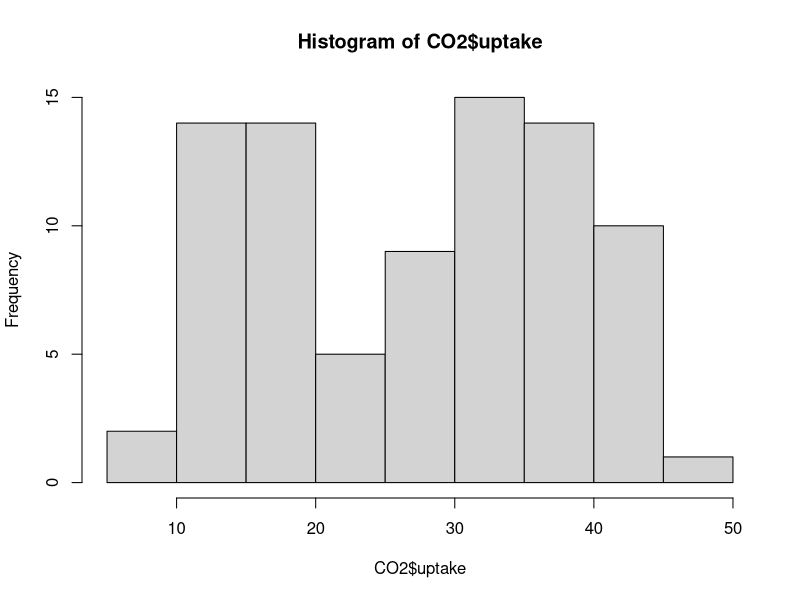
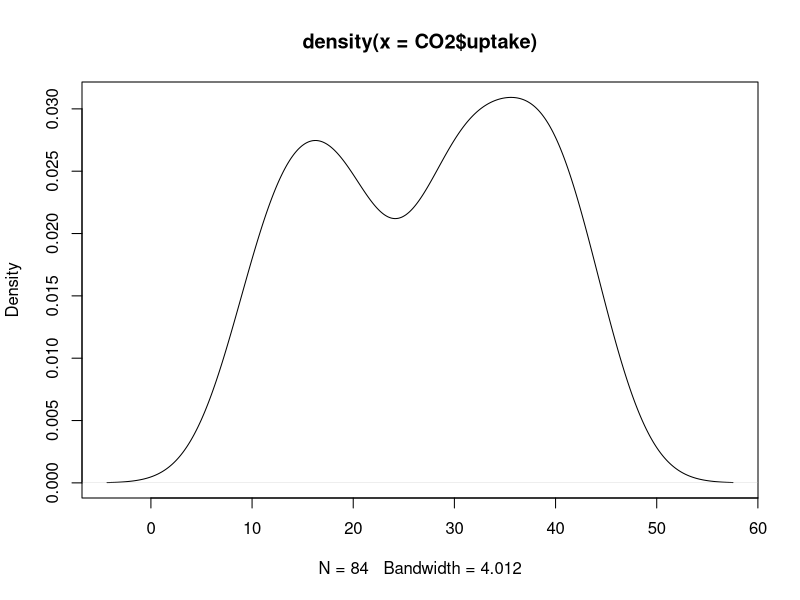
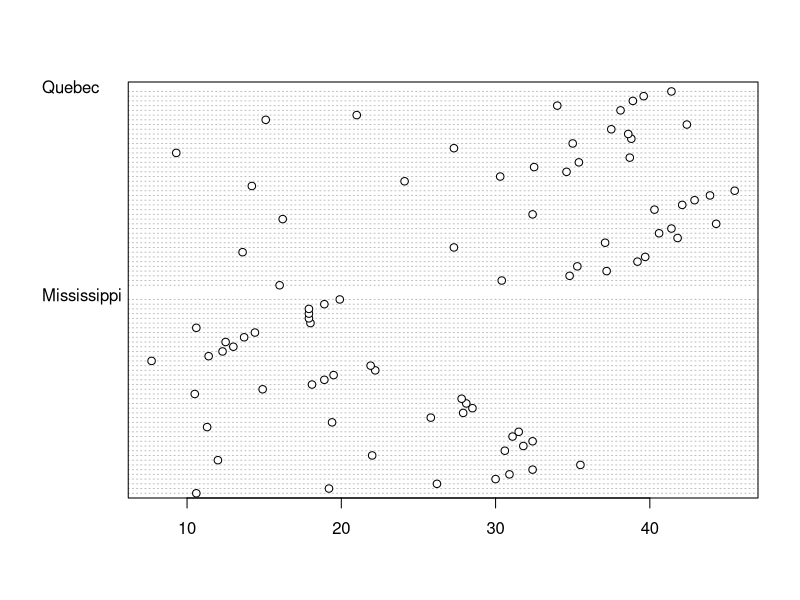
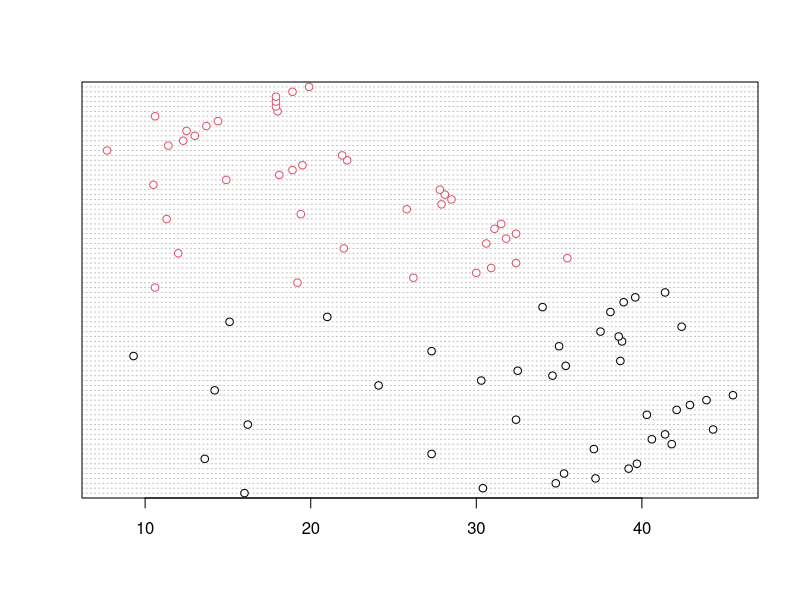
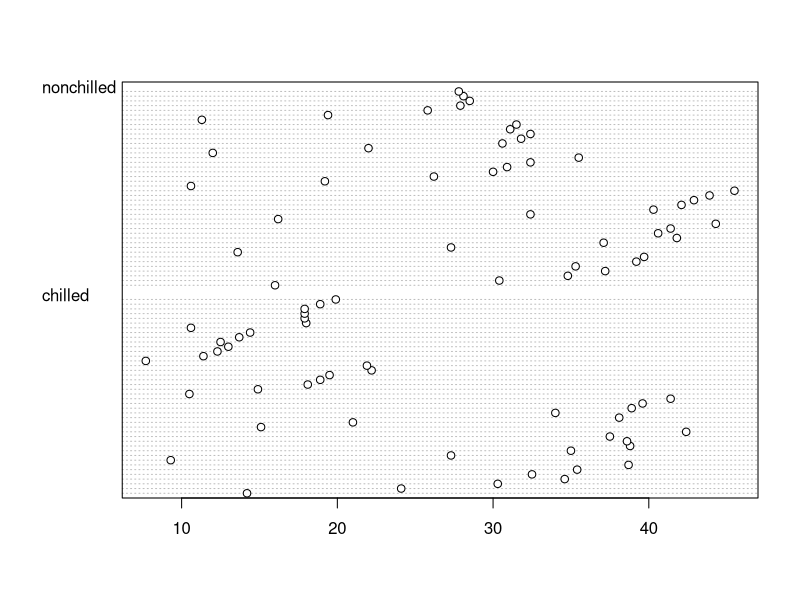
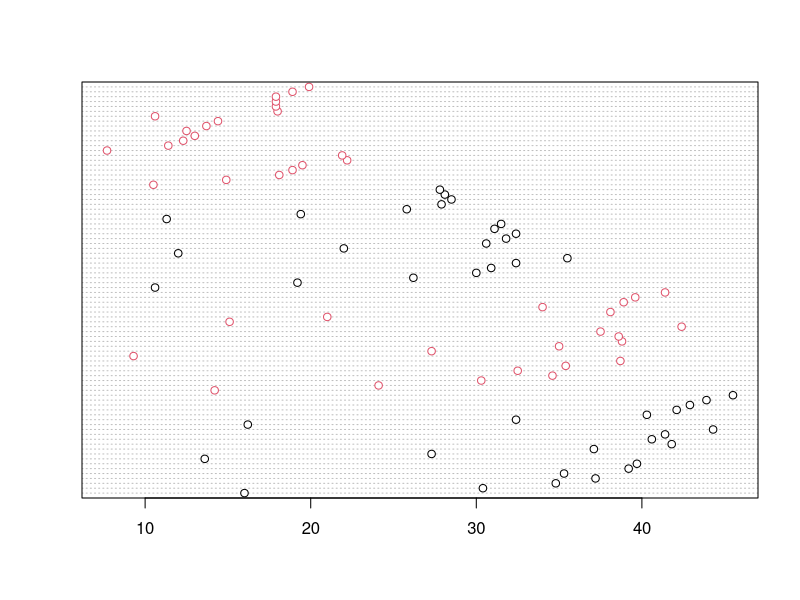
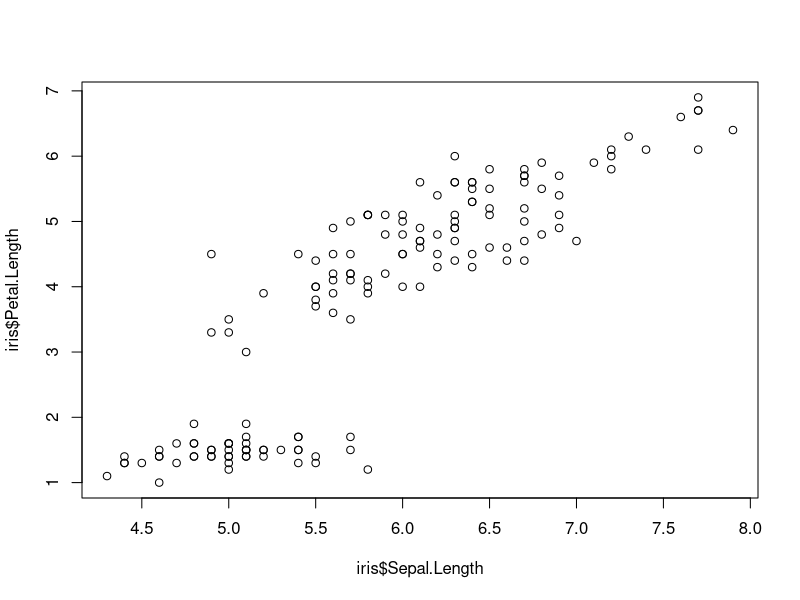
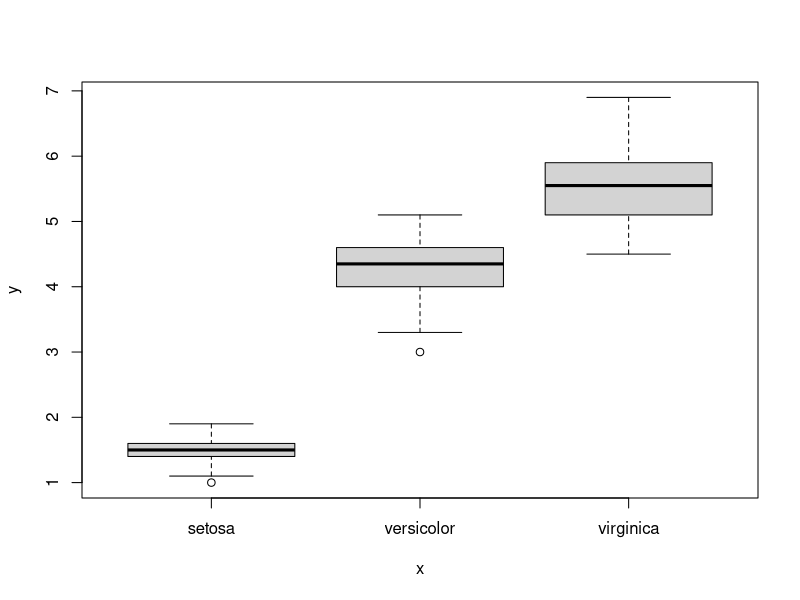

These figures' R source, in order:
## ---- chunk 1
knitr::opts_chunk$set(echo = TRUE)
## ---- chunk 2

CO2 = datasets::CO2
## ---- chunk 3
head(CO2)
## ---- chunk 4
str(CO2)

## ---- chunk 5
?hist
## ---- chunk 6

hist(CO2$uptake)

## ---- chunk 7
?density # Combine with plot() to vizualize; i.e. plot(density(x))
## ---- chunk 8

density(CO2$uptake)

plot(density(CO2$uptake))

## ---- chunk 9

?dotchart
## ---- chunk 10
dotchart(CO2$uptake, groups = CO2$Type) # separate out data by plant origin
dotchart(CO2$uptake, color = CO2$Type) # You can also just change the color to be different by plant origin
dotchart(CO2$uptake, groups = CO2$Treatment) # And do the same for the different treatments (chilled vs. non-chilled)
dotchart(CO2$uptake, color = CO2$Treatment)

## ---- chunk 11
?plot 
## ---- chunk 12
iris <- datasets::iris
head(iris)
?iris
## ---- chunk 13
plot(iris$Sepal.Length, iris$Petal.Length)
## ---- chunk 14

plot(iris$Species, iris$Petal.Length) 
## ---- chunk 15
?boxplot
# Since we want to look at the differences by species, we would use the formula version:
boxplot(formula = Petal.Length ~ Species, data = iris)

# Tip: the tilde signifies that the left side variable is a response (i.e., the "y" variable) to the right side variable (i.e., the "x" variable). The same notation is used in statistical modeling, which you will see tomorrow. You can also use this in plot() instead of x = , y =

## ---- chunk 16
class(CO2$conc)
class(CO2$uptake)

plot(x = CO2$conc, y = CO2$uptake)
## ---- chunk 17
plot(x = CO2$conc, y = CO2$uptake, 
     xlab = 'CO2 Concentration uL/L', 
     ylab = 'CO2 Uptake (umol/m^2 sec)', 
     main = 'CO2 Uptake Under Ambient CO2 Concentration Gradient')
## ---- chunk 18
?par
par(mar = c(5, 4, 4, 2) + 1, 
    cex.lab = 1.5, 
    pch = 19)
plot(x = CO2$conc, y = CO2$uptake, 
     xlab = expression(paste(CO[2] ," concentration uL/L")), 
     ylab = expression(paste(CO[2], " uptake umol/", m^2 ,"sec")), 
     main = expression(paste(CO[2], " uptake Under Ambient CO2 Concentration Gradient")))

?expression
?paste
## ---- chunk 19
levels(CO2$Treatment)
## ---- chunk 20

boxplot(uptake ~ Treatment, data = CO2, notch = TRUE) # including notch=TRUE provides evidence that the  medians differ if the notches do not overlap

## ---- chunk 21
plot(density(CO2[CO2$Treatment == "nonchilled", "uptake"]), 
     col = "red", 
     type = "l", 
     main = "CO2 uptake by treatment")

lines(density(CO2[CO2$Treatment == "chilled", "uptake"]), col = "blue")

legend(x = "topright",
       legend = c("chilled", "nonchilled"),
       col = c("blue", "red"),
       lty = 1)

## ---- chunk 22

par(mar = c(5, 4, 4, 2) + 1, 
    cex.lab = 1.5, 
    pch = 19,
    xpd = TRUE) # xpd set to TRUE allows us to plot the legend following outside of the plot box

palette(c("red", "blue")) # R has a default palette, which is the colors that automatically get pulled, but you can change this yourself with palette()

plot(x = CO2$conc, y = CO2$uptake, 
     ylim = c(0, 50),
     xlab = expression(paste(CO[2] ," concentration uL/L")), 
     ylab = expression(paste(CO[2], " uptake umol/", m^2 ,"sec")), 
     main = expression(paste(CO[2], " uptake Under Ambient CO2 Concentration Gradient")), 
     col = CO2$Treatment)
legend(x = 300,
       y = -15,
       legend = levels(CO2$Treatment),
       col = 1:2,
       pch = 19,
       bty = "n",
       horiz = T)

palette(c("green", "grey"))
plot(x = CO2$conc, y = CO2$uptake, 
     ylim = c(0, 50),
     xlab = expression(paste(CO[2] ," concentration uL/L")), 
     ylab = expression(paste(CO[2], " uptake umol/", m^2 ,"sec")), 
     main = expression(paste(CO[2], " uptake Under Ambient CO2 Concentration Gradient")), 
     col = CO2$Type)
legend(x = 300,
       y = -15,
       legend = levels(CO2$Type),
       col = 1:2,
       pch = 19,
       bty = "n",
       horiz = T)

## ---- chunk 23

boxplot(uptake ~ Treatment, data = CO2[CO2$Type == "Quebec",], main = "Quebec")
boxplot(uptake ~ Treatment, data = CO2[CO2$Type == "Mississippi",], main = "MS")


## ---- chunk 24

boxplot(uptake ~ Type, data = CO2[CO2$Treatment == "chilled",], main = "Chilled")
boxplot(uptake ~ Type, data = CO2[CO2$Treatment == "nonchilled",], main = "Not chilled")


